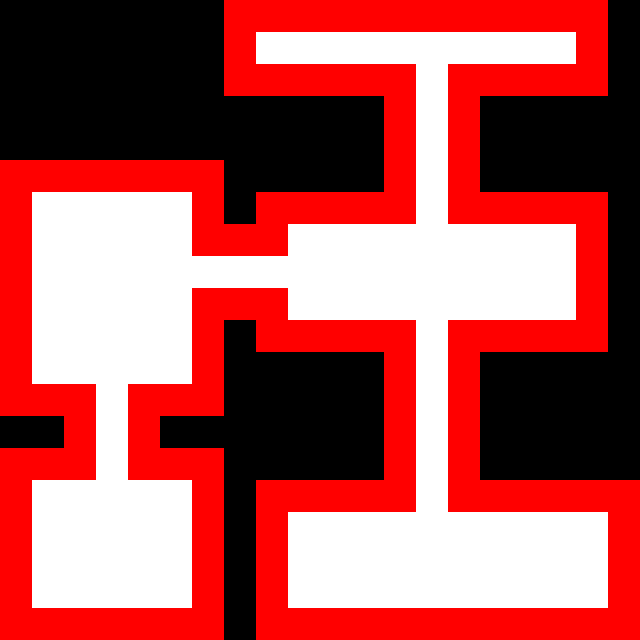

Below is a game level as drawn by its tile map, then a one-line description and the .tmx file that defines it, in full:
An orthogonal 20x20 tile map with 32x32 px tiles, 2 tile layers (Walls, Floor).

<map version="1.0" orientation="orthogonal" renderorder="right-down" width="20" height="20" tilewidth="32" tileheight="32" nextobjectid="1">
 <tileset firstgid="1" name="level" tilewidth="32" tileheight="32" tilecount="2" columns="2">
  <image source="level.png" width="64" height="32" />
 </tileset>
 <layer name="Walls" width="20" height="20">
  <data encoding="csv">
0,0,0,0,0,0,0,1,1,1,1,1,1,1,1,1,1,1,1,0,
0,0,0,0,0,0,0,1,0,0,0,0,0,0,0,0,0,0,1,0,
0,0,0,0,0,0,0,1,1,1,1,1,1,0,1,1,1,1,1,0,
0,0,0,0,0,0,0,0,0,0,0,0,1,0,1,0,0,0,0,0,
0,0,0,0,0,0,0,0,0,0,0,0,1,0,1,0,0,0,0,0,
1,1,1,1,1,1,1,0,0,0,0,0,1,0,1,0,0,0,0,0,
1,0,0,0,0,0,1,0,1,1,1,1,1,0,1,1,1,1,1,0,
1,0,0,0,0,0,1,1,1,0,0,0,0,0,0,0,0,0,1,0,
1,0,0,0,0,0,0,0,0,0,0,0,0,0,0,0,0,0,1,0,
1,0,0,0,0,0,1,1,1,0,0,0,0,0,0,0,0,0,1,0,
1,0,0,0,0,0,1,0,1,1,1,1,1,0,1,1,1,1,1,0,
1,0,0,0,0,0,1,0,0,0,0,0,1,0,1,0,0,0,0,0,
1,1,1,0,1,1,1,0,0,0,0,0,1,0,1,0,0,0,0,0,
0,0,1,0,1,0,0,0,0,0,0,0,1,0,1,0,0,0,0,0,
1,1,1,0,1,1,1,0,0,0,0,0,1,0,1,0,0,0,0,0,
1,0,0,0,0,0,1,0,1,1,1,1,1,0,1,1,1,1,1,1,
1,0,0,0,0,0,1,0,1,0,0,0,0,0,0,0,0,0,0,1,
1,0,0,0,0,0,1,0,1,0,0,0,0,0,0,0,0,0,0,1,
1,0,0,0,0,0,1,0,1,0,0,0,0,0,0,0,0,0,0,1,
1,1,1,1,1,1,1,0,1,1,1,1,1,1,1,1,1,1,1,1
</data>
 </layer>
 <layer name="Floor" width="20" height="20">
  <data encoding="csv">
0,0,0,0,0,0,0,0,0,0,0,0,0,0,0,0,0,0,0,0,
0,0,0,0,0,0,0,0,2,2,2,2,2,2,2,2,2,2,0,0,
0,0,0,0,0,0,0,0,0,0,0,0,0,2,0,0,0,0,0,0,
0,0,0,0,0,0,0,0,0,0,0,0,0,2,0,0,0,0,0,0,
0,0,0,0,0,0,0,0,0,0,0,0,0,2,0,0,0,0,0,0,
0,0,0,0,0,0,0,0,0,0,0,0,0,2,0,0,0,0,0,0,
0,2,2,2,2,2,0,0,0,0,0,0,0,2,0,0,0,0,0,0,
0,2,2,2,2,2,0,0,0,2,2,2,2,2,2,2,2,2,0,0,
0,2,2,2,2,2,2,2,2,2,2,2,2,2,2,2,2,2,0,0,
0,2,2,2,2,2,0,0,0,2,2,2,2,2,2,2,2,2,0,0,
0,2,2,2,2,2,0,0,0,0,0,0,0,2,0,0,0,0,0,0,
0,2,2,2,2,2,0,0,0,0,0,0,0,2,0,0,0,0,0,0,
0,0,0,2,0,0,0,0,0,0,0,0,0,2,0,0,0,0,0,0,
0,0,0,2,0,0,0,0,0,0,0,0,0,2,0,0,0,0,0,0,
0,0,0,2,0,0,0,0,0,0,0,0,0,2,0,0,0,0,0,0,
0,2,2,2,2,2,0,0,0,0,0,0,0,2,0,0,0,0,0,0,
0,2,2,2,2,2,0,0,0,2,2,2,2,2,2,2,2,2,2,0,
0,2,2,2,2,2,0,0,0,2,2,2,2,2,2,2,2,2,2,0,
0,2,2,2,2,2,0,0,0,2,2,2,2,2,2,2,2,2,2,0,
0,0,0,0,0,0,0,0,0,0,0,0,0,0,0,0,0,0,0,0
</data>
 </layer>
</map>